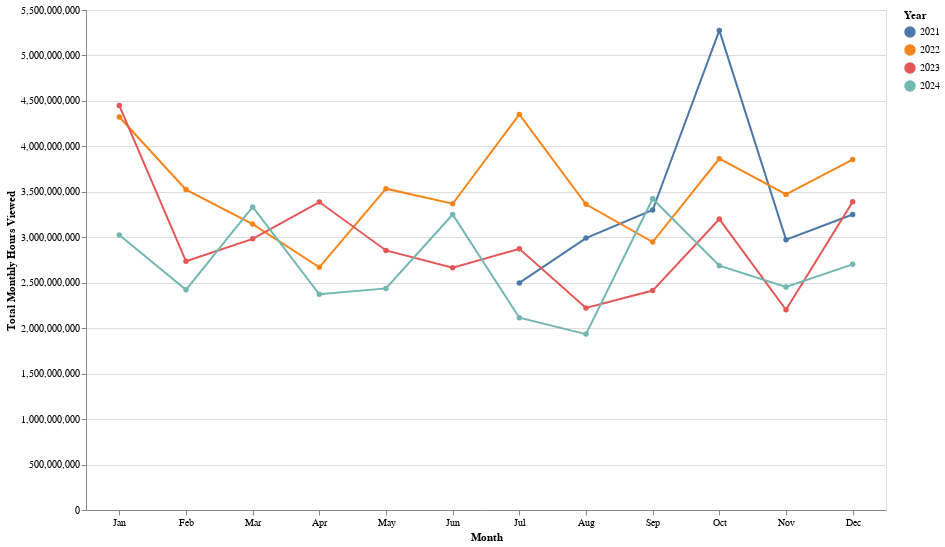

Write notebook code for a chart like this one.
### Markdown cell above
#วิเคราะห์ว่าช่วงเวลาไหนที่ซีรีส์มียอดวิวสูงที่สุด

### Code cell
# แปลงคอลัมน์ 'week' เป็น datetime
df_most_hour['week'] = pd.to_datetime(df_most_hour['week'], format='mixed')

# สร้างคอลัมน์ 'year' และ 'month'
df_most_hour['year'] = df_most_hour['week'].dt.year
df_most_hour['month'] = df_most_hour['week'].dt.month

# แปลงตัวเลขเดือนเป็นชื่อเดือนย่อ (Jan, Feb, ...)
df_most_hour['month_abbr'] = df_most_hour['month'].apply(lambda x: calendar.month_abbr[x])

# คำนวณยอดวิวรายเดือนสำหรับแต่ละปี
df_monthly_views = df_most_hour.groupby(['year', 'month_abbr'])['weekly_hours_viewed'].sum().reset_index()

# สร้างลำดับเดือนให้เรียงตาม Jan → Dec
month_order = list(calendar.month_abbr[1:])  # ['Jan', 'Feb', 'Mar', ..., 'Dec']

# สร้างกราฟแนวโน้มยอดวิวรายเดือนของแต่ละปี
line_chart = alt.Chart(df_monthly_views).mark_line(point=True).encode(
    x=alt.X('month_abbr:N', title='Month', axis=alt.Axis(labelAngle=0), sort=month_order),  # กำหนดการเรียงเดือน
    y=alt.Y('weekly_hours_viewed:Q', title='Total Monthly Hours Viewed'),
    color=alt.Color('year:N', title='Year', legend=alt.Legend(title="Year")),
    tooltip=['year', 'month_abbr', 'weekly_hours_viewed']
).properties(
    width=800,
    height=500
)

# ค้นหาช่วงเวลาที่ยอดวิวสูงสุดในแต่ละปี
peak_months = df_monthly_views.loc[df_monthly_views.groupby('year')['weekly_hours_viewed'].idxmax()]

# ค้นหาซีรีส์ที่มียอดวิวสูงสุดในช่วงพีคของแต่ละปี
top_shows = []
for _, row in peak_months.iterrows():
    top_show = df_most_hour[
        (df_most_hour['year'] == row['year']) & (df_most_hour['month_abbr'] == row['month_abbr'])
    ].nlargest(1, 'weekly_hours_viewed')
    top_shows.append(top_show)

# รวมข้อมูลซีรีส์ยอดนิยมที่ขับเคลื่อนยอดวิวสูงสุดในแต่ละปี
df_top_shows = pd.concat(top_shows)

# แสดงข้อมูลซีรีส์ที่ทำให้ยอดวิวสูงสุดในแต่ละปี
display(df_top_shows[['year', 'month_abbr', 'show_title', 'weekly_hours_viewed']])

# แสดงกราฟ
line_chart

### Figure 1 — Vega-Lite specification as saved in the notebook (floating-point values rounded to 4 significant figures)
{"config": {"view": {"continuousWidth": 300, "continuousHeight": 300}}, "data": {"name": "data-b1eca312551109f7aa37949ea7ce947e"}, "mark": {"type": "line", "point": true}, "encoding": {"color": {"field": "year", "legend": {"title": "Year"}, "title": "Year", "type": "nominal"}, "tooltip": [{"field": "year", "type": "quantitative"}, {"field": "month_abbr", "type": "nominal"}, {"field": "weekly_hours_viewed", "type": "quantitative"}], "x": {"axis": {"labelAngle": 0}, "field": "month_abbr", "sort": ["Jan", "Feb", "Mar", "Apr", "May", "Jun", "Jul", "Aug", "Sep", "Oct", "Nov", "Dec"], "title": "Month", "type": "nominal"}, "y": {"field": "weekly_hours_viewed", "title": "Total Monthly Hours Viewed", "type": "quantitative"}}, "height": 500, "width": 800, "$schema": "https://vega.github.io/schema/vega-lite/v5.20.1.json", "datasets": {"data-b1eca312551109f7aa37949ea7ce947e": [{"year": 2021, "month_abbr": "Aug", "weekly_hours_viewed": 2991480000}, {"year": 2021, "month_abbr": "Dec", "weekly_hours_viewed": 3250320000}, {"year": 2021, "month_abbr": "Jul", "weekly_hours_viewed": 2497860000}, {"year": 2021, "month_abbr": "Nov", "weekly_hours_viewed": 2973760000}, {"year": 2021, "month_abbr": "Oct", "weekly_hours_viewed": 5275810000}, {"year": 2021, "month_abbr": "Sep", "weekly_hours_viewed": 3299860000}, {"year": 2022, "month_abbr": "Apr", "weekly_hours_viewed": 2669840000}, {"year": 2022, "month_abbr": "Aug", "weekly_hours_viewed": 3362620000}, {"year": 2022, "month_abbr": "Dec", "weekly_hours_viewed": 3854290000}, {"year": 2022, "month_abbr": "Feb", "weekly_hours_viewed": 3524430000}, {"year": 2022, "month_abbr": "Jan", "weekly_hours_viewed": 4323460000}, {"year": 2022, "month_abbr": "Jul", "weekly_hours_viewed": 4351900000}, {"year": 2022, "month_abbr": "Jun", "weekly_hours_viewed": 3368810000}, {"year": 2022, "month_abbr": "Mar", "weekly_hours_viewed": 3144890000}, {"year": 2022, "month_abbr": "May", "weekly_hours_viewed": 3534310000}, {"year": 2022, "month_abbr": "Nov", "weekly_hours_viewed": 3471750000}, {"year": 2022, "month_abbr": "Oct", "weekly_hours_viewed": 3865120000}, {"year": 2022, "month_abbr": "Sep", "weekly_hours_viewed": 2947390000}, {"year": 2023, "month_abbr": "Apr", "weekly_hours_viewed": 3387280000}, {"year": 2023, "month_abbr": "Aug", "weekly_hours_viewed": 2223200000}, {"year": 2023, "month_abbr": "Dec", "weekly_hours_viewed": 3391600000}, {"year": 2023, "month_abbr": "Feb", "weekly_hours_viewed": 2735770000}, {"year": 2023, "month_abbr": "Jan", "weekly_hours_viewed": 4449150000}, {"year": 2023, "month_abbr": "Jul", "weekly_hours_viewed": 2872900000}, {"year": 2023, "month_abbr": "Jun", "weekly_hours_viewed": 2663890000}, {"year": 2023, "month_abbr": "Mar", "weekly_hours_viewed": 2982630000}, {"year": 2023, "month_abbr": "May", "weekly_hours_viewed": 2855100000}, {"year": 2023, "month_abbr": "Nov", "weekly_hours_viewed": 2202600000}, {"year": 2023, "month_abbr": "Oct", "weekly_hours_viewed": 3200500000}, {"year": 2023, "month_abbr": "Sep", "weekly_hours_viewed": 2413500000}, {"year": 2024, "month_abbr": "Apr", "weekly_hours_viewed": 2372500000}, {"year": 2024, "month_abbr": "Aug", "weekly_hours_viewed": 1934700000}, {"year": 2024, "month_abbr": "Dec", "weekly_hours_viewed": 2702400000}, {"year": 2024, "month_abbr": "Feb", "weekly_hours_viewed": 2422600000}, {"year": 2024, "month_abbr": "Jan", "weekly_hours_viewed": 3025200000}, {"year": 2024, "month_abbr": "Jul", "weekly_hours_viewed": 2115200000}, {"year": 2024, "month_abbr": "Jun", "weekly_hours_viewed": 3250400000}, {"year": 2024, "month_abbr": "Mar", "weekly_hours_viewed": 3333100000}, {"year": 2024, "month_abbr": "May", "weekly_hours_viewed": 2437500000}, {"year": 2024, "month_abbr": "Nov", "weekly_hours_viewed": 2452500000}, {"year": 2024, "month_abbr": "Oct", "weekly_hours_viewed": 2687200000}, {"year": 2024, "month_abbr": "Sep", "weekly_hours_viewed": 3424300000}]}}
